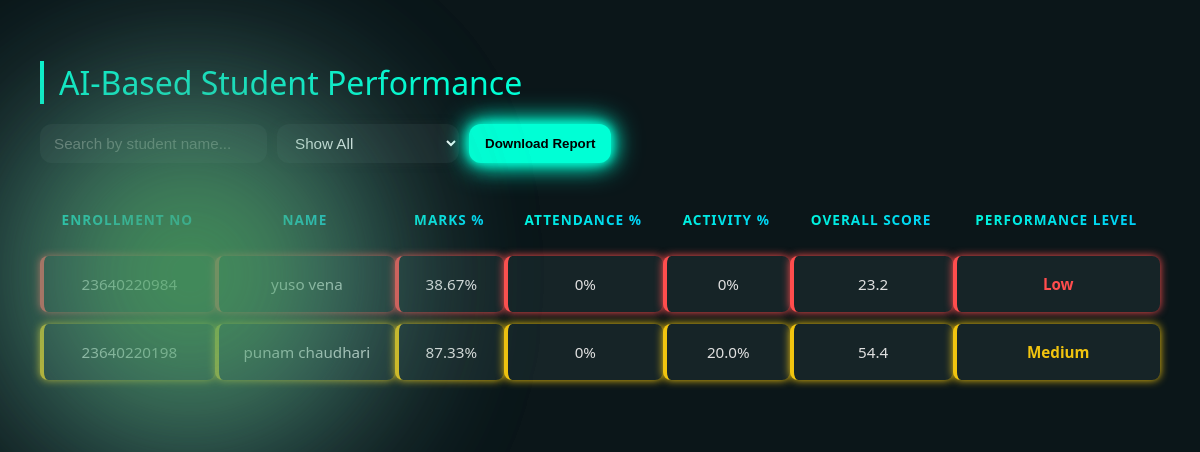
The page /student_ai_performance/ on the database its author committed.
### analyser/models.py (models this page shows, shortened)
class StudentMark(models.Model):
    STANDARD_CHOICES = [
        ('10', 'Grade 10'),
        ('11', 'Grade 11'),
        ('12', 'Grade 12'),
    ]
    student_name = models.CharField(max_length=100)
    enrollment_no = models.CharField(max_length=50, unique=True)
    standard = models.CharField(max_length=2, choices=STANDARD_CHOICES)
    maths = models.PositiveIntegerField()
    science = models.PositiveIntegerField()
    english = models.PositiveIntegerField()
    total_marks = models.PositiveIntegerField()
    grade = models.CharField(max_length=20)
    created_at = models.DateTimeField(auto_now_add=True)
    from django.db import models

### analyser/views.py (the view)
# urls.py: path('student_ai_performance/', views.student_ai_performance_view, name='student_ai_performance'),
def student_ai_performance_view(request):
    performance_data = ai_analyze_student_performance()
    return render(request, "student_ai_performance.html", {"performance_data": performance_data})

### templates/student_ai_performance.html (shortened to what this page needs)
<!DOCTYPE html>
<html lang="en">
<head>
</head>
<body>
<h1>AI-Based Student Performance</h1>
<div class="bg-animation">
    <div class="blob"></div>
    <div class="blob"></div>
    <div class="blob"></div>
</div>
<div class="controls">
    <input type="text" id="searchInput" placeholder="Search by student name...">
    <select id="filterSelect">
        <option value="all">Show All</option>
    </select>
    <button id="downloadBtn">Download Report</button>
</div>
<table id="studentTable">
    <thead>
        <tr>
            <th>Enrollment No</th>
            <th>Name</th>
            <th>Marks %</th>
            <th>Attendance %</th>
            <th>Activity %</th>
            <th>Overall Score</th>
            <th>Performance Level</th>
        </tr>
    </thead>
    <tbody>
        {% for student in performance_data %}
        <tr class="{{ student.performance_level }}">
            <td>{{ student.enrollment_no }}</td>
            <td>{{ student.student_name }}</td>
            <td>{{ student.marks_percent }}%</td>
            <td>{{ student.attendance_percent }}%</td>
            <td>{{ student.activity_percent }}%</td>
            <td>{{ student.overall_score }}</td>
            <td>{{ student.performance_level }}</td>
        </tr>
        {% empty %}
        <tr>
            <td colspan="7" class="no-data-cell">No student data available for analysis.</td>
        </tr>
        {% endfor %}
    </tbody>
</table>
</body>
</html>

### templates/student_ai_performance.html (style rules this page uses)
body { font-family: 'Segoe UI', Roboto, Helvetica, Arial, sans-serif; margin: 0; padding: 40px; background-color: #0b1619; color: #e0e0e0; }
.blob { position: absolute; width: 300px; height: 300px; border-radius: 50%; filter: blur(100px); opacity: 0.6; animation: moveBlob 25s infinite alternate; }
.blob:nth-child(1) { background: radial-gradient(circle, #00fff0, #00c6ff); }
.blob:nth-child(2) { animation-delay: 5s; background: radial-gradient(circle, #ff00ff, #ff0077); }
.blob:nth-child(3) { animation-delay: 10s; background: radial-gradient(circle, #00ff00, #00cc00); }
h1 { font-weight: 300; color: #00ffd5; margin-bottom: 20px; border-left: 4px solid #00ffd5; padding-left: 15px; }
.controls { display: flex; gap: 10px; margin-bottom: 15px; flex-wrap: wrap; }
input[type="text"], select { padding: 10px 14px; border-radius: 12px; border: none; outline: none; font-size: 0.95rem; background-color: rgba(255,255,255,0.05); color: #fff; transition: all 0.3s ease; }
button { padding: 10px 16px; background: #00ffd5; color: #000; font-weight: bold; border: none; border-radius: 12px; cursor: pointer; box-shadow: 0 0 10px #00ffd5, 0 0 20px #00ffd5, 0 0 30px #00ffd5; transition: all 0.3s ease; }
table { width: 100%; border-collapse: separate; border-spacing: 0 12px; margin-top: 20px; font-family: 'Segoe UI', sans-serif; color: #e0e0e0; }
th { padding: 15px; text-align: center; font-size: 0.85rem; text-transform: uppercase; letter-spacing: 1px; background: linear-gradient(135deg, #00ffd5, #00c6ff); -webkit-background-clip: text; -webkit-text-fill-color: transparent; }
td { padding: 18px; text-align: center; background-color: #162427; border: none; font-size: 0.95rem; border-radius: 8px; transition: transform 0.2s, background 0.3s, box-shadow 0.3s; }
tr.Medium td { border-left: 4px solid #f1c40f; box-shadow: 0 0 8px #f1c40f; }
tr.Low td { border-left: 4px solid #ff4d4d; box-shadow: 0 0 8px #ff4d4d; }
tr.Medium td:last-child { color: #f1c40f; font-weight: bold; }
tr.Low td:last-child { color: #ff4d4d; font-weight: bold; }
select { background-color: rgba(255,255,255,0.05); color: #fff; box-shadow: 0 0 10px rgba(32, 34, 34, 0.3); }

### rows shown on the page
StudentMark: enrollment_no "23640220984", student_name "yuso vena"
StudentMark: enrollment_no "23640220198", student_name "punam chaudhari"

### other values the page prints
{{ student.marks_percent }} "38.67" "87.33"
{{ student.attendance_percent }} "0" "0"
{{ student.activity_percent }} "0" "20.0"
{{ student.overall_score }} "23.2" "54.4"
{{ student.performance_level }} "Low" "Medium"
